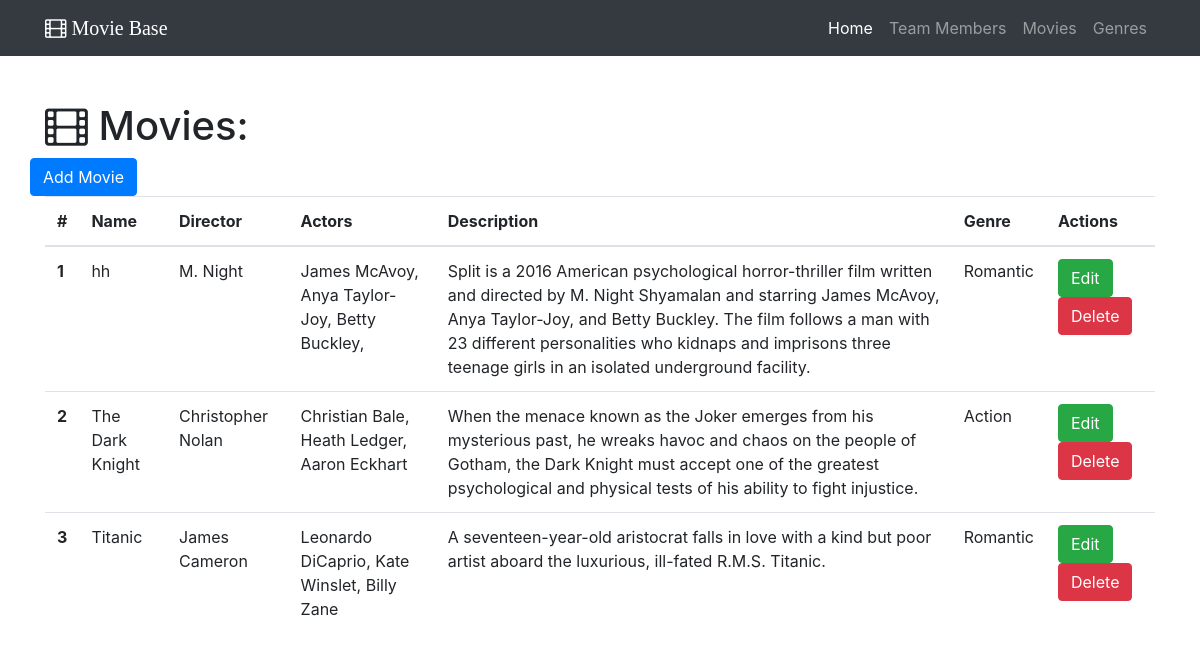
Before: /movies with the older database file.
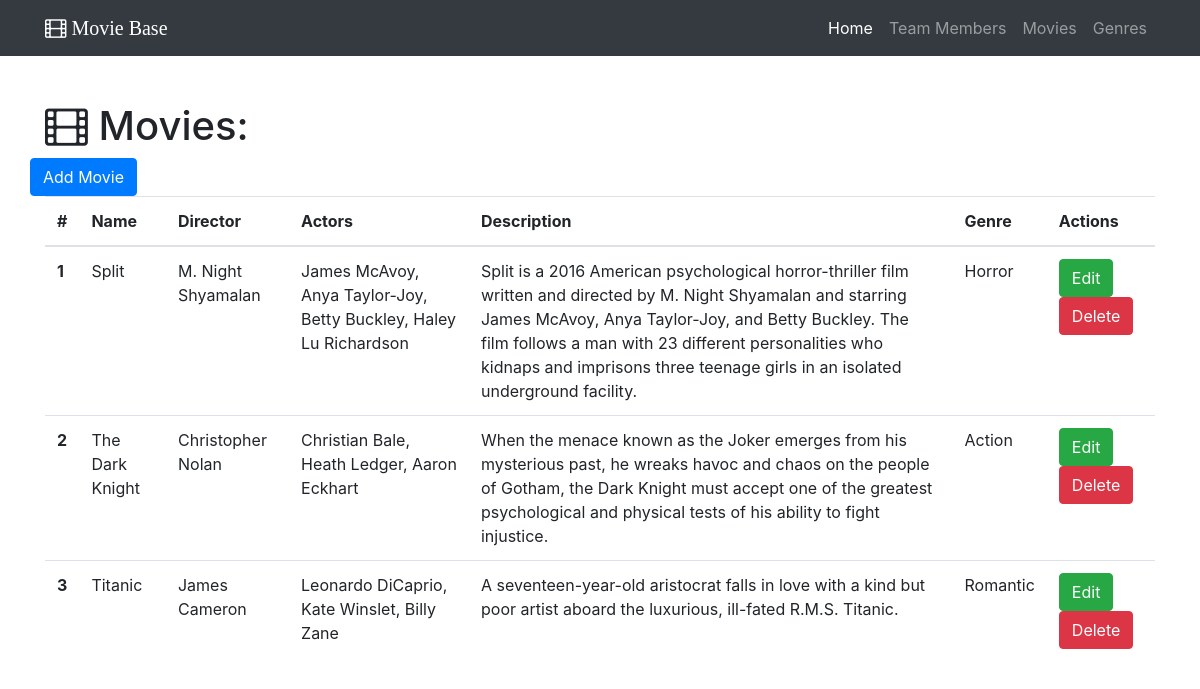
After: the same page with the newer database file.
### base.py (models this page shows)
class Movie(db.Model):
    __tablename__ = 'movies'
    id = db.Column(db.Integer, primary_key=True)
    name = db.Column(db.String(64))
    director = db.Column(db.String(64))
    actors = db.Column(db.String(64))
    description = db.Column(db.Text)
    genre_id = db.Column(db.Integer, db.ForeignKey('genres.id'))

class Genre(db.Model):
    __tablename__ = 'genres'
    id = db.Column(db.Integer, primary_key=True)
    name = db.Column(db.String(64))
    description = db.Column(db.Text)
    movies = db.relationship('Movie', backref='genre',cascade="delete")##back reference at the many side, unique in ORM

### base.py (the view)
@app.route('/movies')
def show_all_movies():
    movies = Movie.query.all()
    return render_template('movie-all.html', movies=movies)

### templates/movie-all.html (shortened to what this page needs)
{% extends "home-base.html"%}
{% block page_content%}
<div class="container">
  <h1 class="mt-5"><i class="fa fa-film" aria-hidden="true"></i> Movies:</h1>
  <div class="row bottom-margin">
    <a href="/movie/add" class="btn btn-primary" role="button" aria-disabled="true">Add Movie</a>
  </div>
  {% if movies %}
  <table class="table">
    <thead>
      <tr>
        <th>#</th>
        <th>Name</th>
        <th>Director</th>
        <th>Actors</th>
        <th>Description</th>
        <th>Genre</th>
        <th>Actions</th>
      </tr>
    </thead>
    <tbody>
      {% for movie in movies %}
      <tr>
        <th scope="row">{{movie.id}}</th>
        <td>{{movie.name}}</td>
        <td>{{movie.director}}</td>
        <td>{{movie.actors}}</td>
        <td>{{movie.description}}</td>
        <td>{{movie.genre.name}}</td>
        <td>
        <a href="/movie/edit/{{movie.id}}" class="btn btn-success" role="button" aria-disabled="true">Edit</a>
          <a href="/movie/delete/{{movie.id}}" class="btn btn-danger" role="button" aria-disabled="true">Delete</a>
        </td>
      </tr>
      {% endfor%}
    </tbody>
  </table>
  {% else %}
  <h3>There are no movies in the database yet.</h3> {% endif %}
</div>
{% endblock%}

### templates/home-base.html (shortened to what this page needs)
<!DOCTYPE html>
<html lang="en">
<head>
  {% block head %}
  <link rel="stylesheet" href="https://maxcdn.bootstrapcdn.com/bootstrap/4.0.0-beta.2/css/bootstrap.min.css">
  <link rel="stylesheet" href="https://maxcdn.bootstrapcdn.com/font-awesome/4.7.0/css/font-awesome.min.css">
  <link rel="stylesheet" href="{{ url_for('static', filename='css/base.css') }}">
  {% endblock%}
</head>
<body>
  <nav class="navbar navbar-expand-lg navbar-dark bg-dark fixed-top">
    <div class="container">
      <a class="navbar-brand" href="/">
        <i class="fa fa-film" aria-hidden="true"> Movie Base</i>
       </a>
      <div class="collapse navbar-collapse" id="navbarResponsive">
        <ul class="navbar-nav ml-auto">
          <li class="nav-item active">
            <a class="nav-link" href="/">Home
             </a>
          </li>
          <li class="nav-item">
            <a class="nav-link" href="/members">Team Members</a>
          </li>
          <li class="nav-item">
            <a class="nav-link" href="/movies">Movies</a>
          </li>
          <li class="nav-item">
            <a class="nav-link" href="/genres">Genres</a>
          </li>
        </ul>
      </div>
    </div>
  </nav>
  {% block page_content%}
  {% endblock%}
</body>
</html>

### static/css/base.css (style rules this page uses)
body { padding-top: 54px; }

Changed rows visible on the page:
changed Movie id 1: name "hh" → "Split"; director "M. Night" → "M. Night Shyamalan"; actors "James McAvoy, Anya Taylor-Joy, Betty Buckley," → "James McAvoy, Anya Taylor-Joy, Betty Buckley, Haley Lu Richardson"; genre.name "Romantic" → "Horror"
